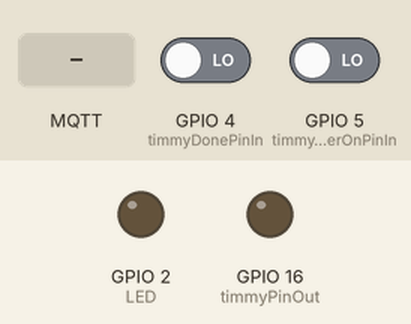
Simulated run of this sketch. Board: ESP8266 (NodeMCU). Shown: output pins drawn as LEDs (lit = HIGH). Dashed ring = blinking. Inputs (shaded band) come from the test bench; at power-on: GPIO 4 (timmyDonePinIn) LOW, GPIO 5 (timmyPowerOnPinIn) LOW. WiFi joins after 1.5 s; servers stay silent unless stated; random numbers use the default seed unless the sketch sets one; no MQTT or app messages arrive unless stated; what the sketch prints to the serial monitor is not drawn.

Above: at 0.1 s.
At 2.7 s:
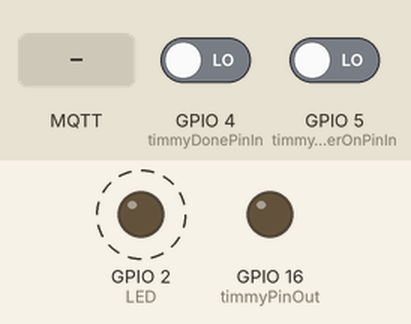
2.8 s: MQTT message "start" arrives on the first subscribed topic
At 3.3 s:
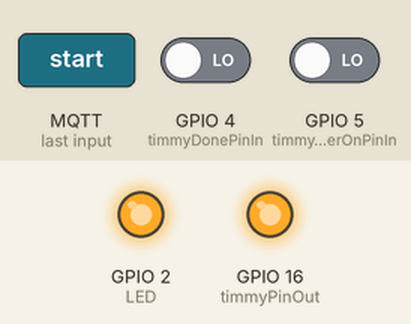
Timing chart, 0 to 34.3 s (numbered marks = the images above; inputs shaded):
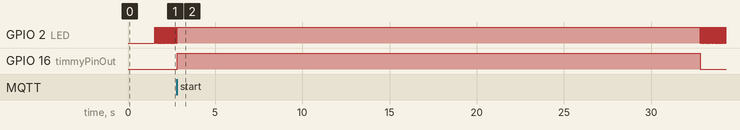

Measured:
- after the input at 2.8 s, GPIO 16 (timmyPinOut): LOW → HIGH at once
- by itself, GPIO 2 (LED): repeats every 0.02 s: LOW 0.01 s, HIGH 0.01 s

The sketch:

Timmy_robot_mqtt_esp8266_v1_2_PRODUCTION.ino
```cpp
/*
 ESP code for Timmy robot
 https://raw.githubusercontent.com/RuiSantosdotme/Random-Nerd-Tutorials/master/Projects/ESP32-MQTT/ESP32_MQTT_Publish_Subscribe.ino
 https://randomnerdtutorials.com/esp32-mqtt-publish-subscribe-arduino-ide/
*/

#include <ESP8266WiFi.h>
#include <PubSubClient.h>

#define LED 2 //Define blinking LED pin
//const int sensor = 4;

// Update these with values suitable for your network.
const char* ssid = "AI Rekka";
const char* password = "Omnia2019";
const char* mqtt_server = "192.168.1.31";

//const char* ssid = "Kiihdyttamo1";
//const char* password = "kiihdyttamo1";
//const char* mqtt_server = "192.168.8.130";


//Tarvittavat muuttuja
const char* timmyState;
//const char* timmyTila;

int timmyDonePinIn = 4; //pin 2
int timmyPowerOnPinIn = 5; //pin 1
int timmyPinOut = 16; //pin0
//int timmyDonePinIn = 5; //pin 2
//int timmyPowerOnPinIn = 4; //pin 1

//int timmyInPinValue = 0;
const char* timmyPowerState;
const char* timmyDoneState;


//Luo tarvittavat luokat
WiFiClient espClient;
PubSubClient client(espClient);

long lastMsg = 0;
char msg[50];
int value = 0;


void setup_wifi() {
  delay(10);
  // We start by connecting to a WiFi network
  Serial.println();
  Serial.print("Connecting to ");
  Serial.println(ssid);

  WiFi.begin(ssid, password);

  while (WiFi.status() != WL_CONNECTED) {
    delay(500);
    Serial.print(".");
  }

  //randomSeed(micros());

  Serial.println("");
  Serial.println("WiFi connected");
  Serial.println("IP address: ");
  Serial.println(WiFi.localIP());
}

void callback(char* topic, byte* message, unsigned int length) {
  Serial.print("Message arrived on topic: ");
  Serial.print(topic);
  Serial.print(". Message: ");
  String messageTemp;

  for (int i = 0; i < length; i++) {
    Serial.print((char)message[i]);
    messageTemp += (char)message[i];
  }
  Serial.println();

  // Feel free to add more if statements to control more GPIOs with MQTT

  // If a message is received on the topic esp32/output, you check if the message is either "on" or "off".
  // Changes the output state according to the message
  if (String(topic) == "timmy") {
    //Serial.print("Changing output to ");
    if(messageTemp == "start"){
      Serial.println("start");
      digitalWrite(timmyPinOut, HIGH);
      Serial.println(digitalRead(timmyPinOut));
      timmyState = "started";
      Serial.println(timmyState);
      client.publish("timmy", timmyState);
      delay (30000);
      digitalWrite(timmyPinOut, LOW);
      Serial.println(digitalRead(timmyPinOut));
    }
    //else if(messageTemp == "off"){
      //Serial.println("off");
      //digitalWrite(timmyPinOut, LOW);
      //timmyState = "Off";
    //}
  }
}


void reconnect() {
  // Loop until we're reconnected
  while (!client.connected()) {
    Serial.print("Attempting MQTT connection...");
    // Create a random client ID
    String clientId = "ESP8266Client-";
    clientId += String(random(0xffff), HEX);
    // Attempt to connect
    if (client.connect(clientId.c_str())) {
      Serial.println("connected");
      // Once connected, publish an announcement...
      //client.publish("outTopic", "hello world");
      // ... and resubscribe
      //client.subscribe("inTopic");
      client.subscribe("timmy");
    } else {
      Serial.print("failed, rc=");
      Serial.print(client.state());
      Serial.println(" try again in 5 seconds");
      // Wait 5 seconds before retrying
      delay(5000);
    }
  }
}

void setup() {
  Serial.begin(115200);
  pinMode(timmyPinOut, OUTPUT);
  digitalWrite(timmyPinOut, LOW);
  pinMode(timmyDonePinIn, INPUT);
  digitalWrite(timmyDonePinIn, LOW);
  pinMode(timmyPowerOnPinIn, INPUT);
  digitalWrite(timmyPowerOnPinIn, LOW);
  setup_wifi();
  client.setServer(mqtt_server, 1883);
  client.setCallback(callback);
  pinMode(LED, OUTPUT); // Initialize the LED pin as an output
  //pinMode(sensor, INPUT_PULLUP);
}

void loop() {
  digitalWrite(LED, LOW); // Turn the LED on (Note that LOW is the voltage level)
  delay(10); // Wait for a second
  digitalWrite(LED, HIGH); // Turn the LED off by making the voltage HIGH
  delay(10); // Wait for two seconds
  //Serial.println("ledin pitäisi syttyä");

  if (!client.connected()) {
    reconnect();
  }
  client.loop();
  //timmyInPinValue = digitalRead (timmyInPin);
    //if (timmyState == "started"){
      //Serial.println(timmyState);
      //client.publish("timmy", timmyState);
      //delay(2000);
    //}
    if (digitalRead (timmyPowerOnPinIn)) {
      timmyPowerState = "on";
      client.publish("timmy", timmyPowerState);
      Serial.println("ON");
      //Serial.println(digitalRead (timmyPowerOnPinIn));
      delay(2000);
    }
    if (digitalRead (timmyDonePinIn)) {
      Serial.println(timmyDonePinIn);
      timmyDoneState = "done";
      client.publish("timmy", timmyDoneState);
      Serial.println("done");
      Serial.println(digitalRead (timmyDonePinIn));
      delay(2000);
    }

}
```
